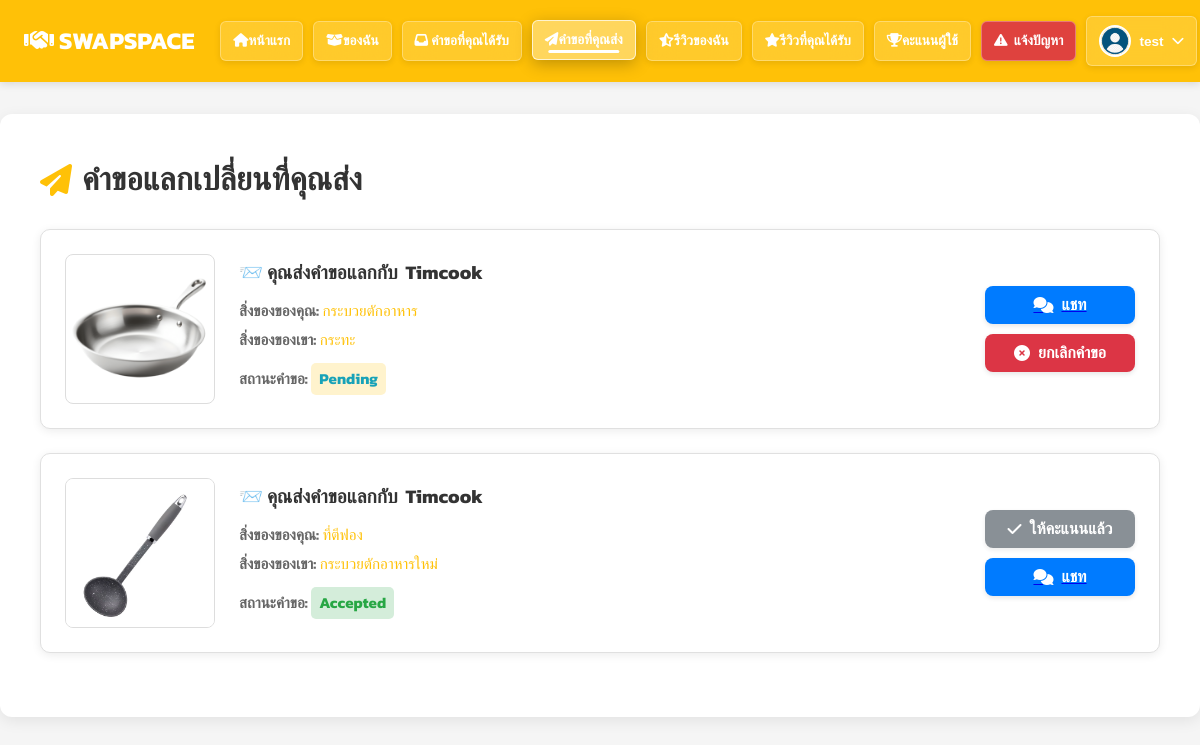
The app's page /user/exchange_requests_sent.php (signed in) with its own data.
### tables this page shows
CREATE TABLE `exchange_requests` (
  `id` int(11) NOT NULL,
  `item_owner_id` int(11) NOT NULL,
  `item_request_id` int(11) DEFAULT NULL,
  `requester_id` int(11) NOT NULL,
  `status` varchar(20) DEFAULT 'pending',
  `delivery_method` enum('grab','pickup') DEFAULT NULL,
  `created_at` timestamp NOT NULL DEFAULT current_timestamp(),
  `receiver_id` int(11) DEFAULT NULL,
  `receiver_confirmed` tinyint(1) NOT NULL DEFAULT 0,
  `requester_confirmed` tinyint(1) NOT NULL DEFAULT 0
);

CREATE TABLE `items` (
  `id` int(11) NOT NULL,
  `name` varchar(100) DEFAULT NULL,
  `category` varchar(50) DEFAULT NULL,
  `price` decimal(10,2) DEFAULT NULL,
  `estimated_price` decimal(10,2) DEFAULT NULL,
  `created_at` timestamp NOT NULL DEFAULT current_timestamp(),
  `owner_id` int(11) NOT NULL,
  `is_available` tinyint(1) DEFAULT 1,
  `description` text DEFAULT NULL,
  `condition_notes` text DEFAULT NULL,
  `purchase_year` int(4) DEFAULT NULL,
  `status` enum('แจกฟรี','แลกเปลี่ยน','ขายราคาถูก') NOT NULL DEFAULT 'แจกฟรี',
  `exchange_for` varchar(255) DEFAULT NULL,
  `contact_name` varchar(100) DEFAULT NULL,
  `contact_info` varchar(255) DEFAULT NULL,
  `location` varchar(255) DEFAULT NULL,
  `latitude` decimal(10,8) DEFAULT NULL,
  `longitude` decimal(11,8) DEFAULT NULL,
  `is_approved` tinyint(1) DEFAULT 0,
  `is_exchanged` tinyint(1) DEFAULT 0
);

CREATE TABLE `item_images` (
  `id` int(11) NOT NULL,
  `item_id` int(11) NOT NULL,
  `image` varchar(255) NOT NULL
);

CREATE TABLE `users` (
  `id` int(11) NOT NULL,
  `username` varchar(50) DEFAULT NULL,
  `password` varchar(255) DEFAULT NULL,
  `verification_code` varchar(255) DEFAULT NULL,
  `verification_expires` int(11) DEFAULT NULL,
  `fullname` varchar(100) DEFAULT NULL,
  `email` varchar(100) DEFAULT NULL,
  `phone` varchar(20) DEFAULT NULL,
  `address` text DEFAULT NULL,
  `profile_image` varchar(255) DEFAULT NULL,
  `created_at` timestamp NOT NULL DEFAULT current_timestamp(),
  `role` enum('user','admin') NOT NULL DEFAULT 'user',
  `score` int(11) DEFAULT 0,
  `reset_token` varchar(255) DEFAULT NULL
);

### user/exchange_requests_sent.php (the view, shortened to what this page needs)
<?php
$userId = $_SESSION['user_id'];
$username = $_SESSION['username'];
$conn = new mysqli("localhost", "root", "", "item_exchange");
$stmt = $conn->prepare("SELECT profile_image, score FROM users WHERE id = ?");
$stmt->bind_param("i", $userId);
$stmt->execute();
$result_profile = $stmt->get_result();
$user = $result_profile->fetch_assoc();
$profileImage = (!empty($user['profile_image']) && file_exists("../uploads/profile/" . $user['profile_image']))
    ? "../uploads/profile/" . $user['profile_image']
    : "../uploads/profile/default.png";
function getItemImage($conn, $itemId) {
    $stmt = $conn->prepare("SELECT image FROM item_images WHERE item_id = ? LIMIT 1");
    $stmt->bind_param("i", $itemId);
    $stmt->execute();
    $res = $stmt->get_result()->fetch_assoc();
    return (!empty($res['image']) && file_exists("../uploads/item/" . $res['image']))
        ? "../uploads/item/" . $res['image']
        : "../uploads/item/default.png";
}
$sql = "
SELECT er.id, er.status, er.receiver_confirmed, er.requester_confirmed, u.fullname AS owner_name, er.item_owner_id, i2.owner_id AS actual_owner_id,
    i1.id AS your_item_id, i1.name AS your_item_name,
    i2.id AS their_item_id, i2.name AS their_item_name
FROM exchange_requests er
LEFT JOIN items i1 ON er.item_request_id = i1.id -- ใช้ LEFT JOIN สำหรับสิ่งของของผู้ขอ
JOIN items i2 ON er.item_owner_id = i2.id -- ยังคงใช้ JOIN สำหรับสิ่งของที่ถูกขอ
JOIN users u ON i2.owner_id = u.id -- u คือเจ้าของสิ่งของที่ถูกขอ
WHERE er.requester_id = ?
ORDER BY er.created_at DESC
";
$stmt = $conn->prepare($sql);
$stmt->bind_param("i", $userId);
$stmt->execute();
$result = $stmt->get_result();
?>
<!DOCTYPE html>
<html lang="th">
<head>
    <link rel="stylesheet" href="https://cdnjs.cloudflare.com/ajax/libs/font-awesome/6.5.0/css/all.min.css" />
</head>
<body>
<header>
    <div class="header-left">
        <strong><i class="fas fa-handshake"></i> SWAPSPACE</strong>
        <nav>
            <a href="main.php"><i class="fas fa-home"></i> หน้าแรก</a>
            <a href="my_items.php"><i class="fas fa-box-open"></i> ของฉัน</a>
            <a href="exchange_requests_received.php" class="nav-link-with-badge">
                <i class="fas fa-inbox"></i> คำขอที่คุณได้รับ
            </a>
            <a href="exchange_requests_sent.php" class="active"><i class="fas fa-paper-plane"></i> คำขอที่คุณส่ง</a>
            <a href="my_reviews.php"><i class="fas fa-star-half-alt"></i> รีวิวของฉัน</a>
            <a href="reviews_received.php"><i class="fas fa-star"></i> รีวิวที่คุณได้รับ</a>
            <a href="leaderboard.php"><i class="fas fa-trophy"></i> คะแนนผู้ใช้</a>
            <a href="report_issue.php" class="report-button">
                <i class="fas fa-exclamation-triangle"></i> แจ้งปัญหา
            </a>
            <div class="profile-dropdown">
                <button class="profile-button" onclick="toggleProfileDropdown()">
                    <img src="<?php echo htmlspecialchars($profileImage); ?>" alt="รูปโปรไฟล์">
                    <span><?php echo htmlspecialchars($username); ?></span>
                    <i class="fas fa-chevron-down"></i>
                </button>
            </div>
        </nav>
    </div>
</header>
<div class="container">
    <h2><i class="fas fa-paper-plane"></i> คำขอแลกเปลี่ยนที่คุณส่ง</h2>
    <?php if ($result->num_rows > 0): ?>
        <?php while($row = $result->fetch_assoc()): ?>
            <div class="request-card">
                <img src="<?php echo getItemImage($conn, $row['their_item_id']); ?>" alt="ของเขา">
                <div class="info">
                    <h4>📨 คุณส่งคำขอแลกกับ <strong><?php echo htmlspecialchars($row['owner_name']); ?></strong></h4>
                    <p>
                        <strong>สิ่งของของคุณ:</strong>
                        <?php if ($row['your_item_name']): ?>
                            <a href="item_detail.php?id=<?php echo $row['your_item_id']; ?>">
                                <?php echo htmlspecialchars($row['your_item_name']); ?>
                            </a>
                        <?php else: ?>
                            -
                        <?php endif; ?>
                    </p>
                    <p>
                        <strong>สิ่งของของเขา:</strong>
                        <a href="item_detail.php?id=<?php echo $row['their_item_id']; ?>">
                            <?php echo htmlspecialchars($row['their_item_name']); ?>
                        </a>
                    </p>
                    <p>
                        <strong>สถานะคำขอ:</strong>
                        <span class="status-text <?php
                            if ($row['status'] == 'pending') echo 'status-pending';
                            else if ($row['status'] == 'accepted') echo 'status-accepted';
                            else if ($row['status'] == 'rejected') echo 'status-rejected';
                            else echo 'status-completed';
                        ?>">
                            <?php echo htmlspecialchars(ucfirst($row['status'])); ?>
                        </span>
                    </p>
                </div>
                <div class="actions">
                    <?php
                    if ($row['status'] === 'accepted') {
                        $stmtCheckRating = $conn->prepare("SELECT id FROM reviews WHERE exchange_id = ? AND reviewer_id = ? AND reviewee_id = ? AND rating = 0");
                        $stmtCheckRating->bind_param("iii", $row['id'], $userId, $row['actual_owner_id']);
                        $stmtCheckRating->execute();
                        $resCheckRating = $stmtCheckRating->get_result();
                        if ($resCheckRating->num_rows > 0) {
                            $reviewToRate = $resCheckRating->fetch_assoc();
                            echo '<a href="rate_exchange.php?review_id=' . $reviewToRate['id'] . '"><button class="rate-button"><i class="fas fa-star"></i> ให้คะแนน</button></a>';
                        } else {
                            $stmtCheckRated = $conn->prepare("SELECT id FROM reviews WHERE exchange_id = ? AND reviewer_id = ? AND reviewee_id = ? AND rating > 0");
                            $stmtCheckRated->bind_param("iii", $row['id'], $userId, $row['actual_owner_id']);
                            $stmtCheckRated->execute();
                            $resCheckRated = $stmtCheckRated->get_result();
                            if ($resCheckRated->num_rows > 0) {
                                echo '<button class="rated-button" disabled><i class="fas fa-check"></i> ให้คะแนนแล้ว</button>';
                            }
                        }
                    }
                    ?>
                    <a href="chat.php?request_id=<?php echo $row['id']; ?>">
                        <button class="chat"><i class="fas fa-comments"></i> แชท</button>
                    </a>
                    <?php if ($row['status'] === 'pending'): ?>
                    <form method="POST" action="cancel_request.php" onsubmit="return confirm('คุณแน่ใจหรือไม่ว่าต้องการยกเลิกคำขอนี้?');">
                        <button type="submit" style="background-color: #dc3545; color: white;">
                            <i class="fas fa-times-circle"></i> ยกเลิกคำขอ
                        </button>
                    </form>
                    <?php endif; ?>
                </div>
            </div>
        <?php endwhile; ?>
    <?php endif; ?>
</div>
</body>
</html>

### records on screen
exchange_requests: item_owner.image (picture), users.fullname "Timcook", item_request.name "กระบวยตักอาหาร", item_owner.name "กระทะ", status "Pending"
exchange_requests: item_owner.image (picture), users.fullname "Timcook", item_request.name "ที่ตีฟอง", item_owner.name "กระบวยตักอาหารใหม่", status "Accepted", shows "ให้คะแนนแล้ว"

### other values on screen
$username "test"
